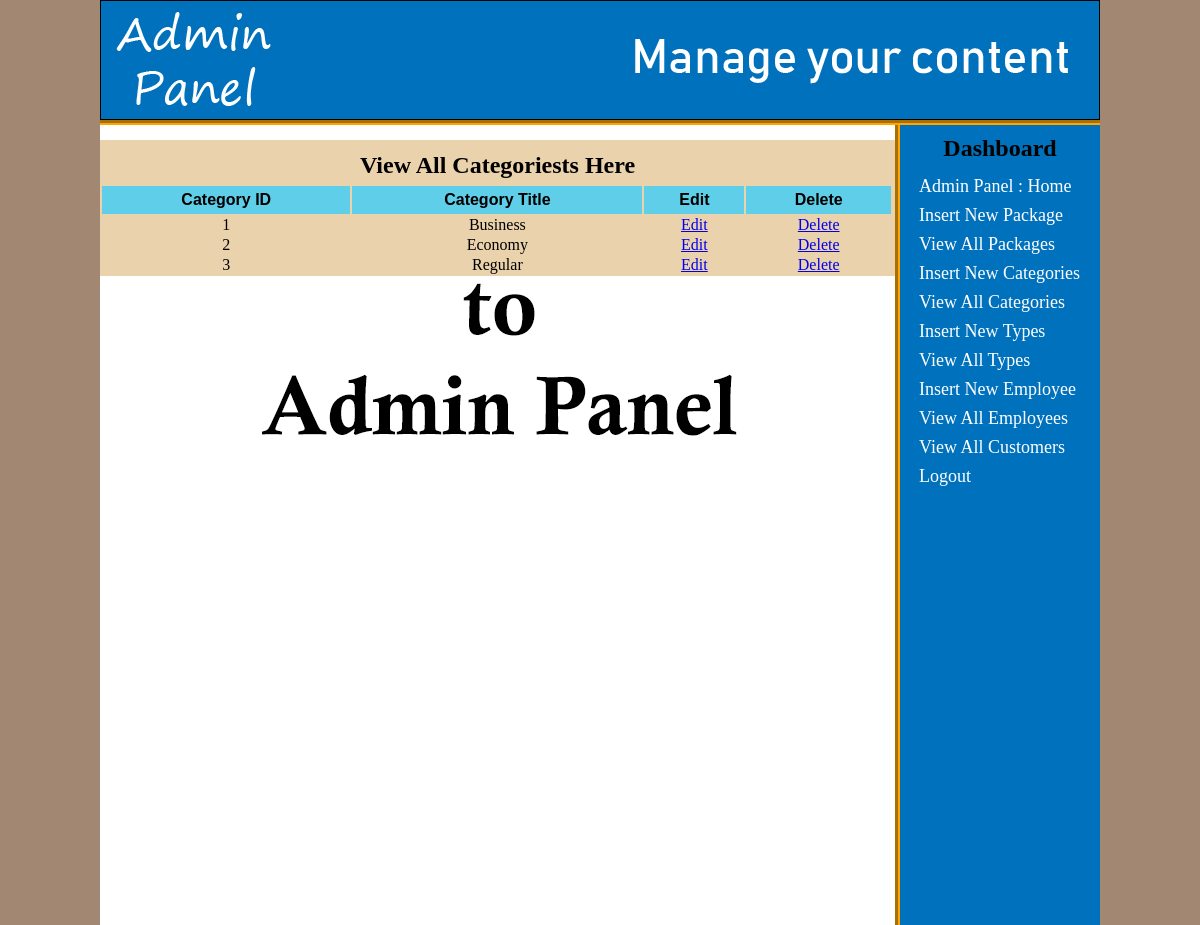
The app's page /admin_area/index.php?view_cats (signed in) with its own data.
### tables this page shows
CREATE TABLE `categories` (
  `cat_id` int(100) NOT NULL,
  `cat_title` text NOT NULL
);

### admin_area/view_cats.php (the view, shortened to what this page needs)
<?php
if (!isset($_SESSION['user_email'])) {
    echo "<script>window.open('login.php?not_admin=You are not an Admin!','_self')</script>";
} else {
    ?>
    <!DOCTYPE html>
    <html lang="en">
    <head>
    </head>
    <body>
        <table width="795" align="center" bgcolor="#EAD2AC">
            <tr align="center">
                <td colspan="6"><h2 style="font-family: Cambria; margin-top: 10px; margin-bottom: 5px;">View All
                                                                                                        Categoriests
                                                                                                        Here</h2></td>
            </tr>
            <tr align="center" bgcolor="#5FCEE8">
                <th id="thfix">Category ID</th>
                <th id="thfix">Category Title</th>
                <th id="thfix">Edit</th>
                <th id="thfix">Delete</th>
            </tr>
            <?php
            include("includes/db.php");
            $get_cat = "select * from categories";
            $run_cat = mysqli_query($con, $get_cat);
            $i = 0;
            while ($row_cat = mysqli_fetch_array($run_cat)) {
                $cat_id = $row_cat['cat_id'];
                $cat_title = $row_cat['cat_title'];
                $i++;
                ?>
                <tr align="center">
                    <td><?php echo $i; ?></td>
                    <td><?php echo $cat_title; ?></td>
                    <td><a href="index.php?edit_cat=<?php echo $cat_id; ?>">Edit</a></td>
                    <td><a href="delete_cat.php?delete_cat=<?php echo $cat_id; ?>">Delete</a></td>
                </tr>
                <?php
            }
            ?>
        </table>
    </body>
    </html>
    <?php
}
?>

### admin_area/styles/style.css (style rules this page uses)
html, body, div, span, applet, object, iframe, h1, h2, h3, h4, h5, h6, p, blockquote, pre, a, abbr, acronym, address, big, cite, code, del, dfn, em, img, ins, kbd, q, s, samp, small, strike, strong, sub, sup, tt, var, b, u, i, center, dl, dt, dd, ol, ul, li, fieldset, form, label, legend, table, caption, tbody, tfoot, thead, tr, th, td, article, aside, canvas, details, embed, figure, figcaption, footer, header, hgroup, menu, nav, output, ruby, section, summary, time, mark, audio, video { margin: 0; padding: 0; border: 0; vertical-align: baseline; }
body { background: #A28872; }

### admin_area/view_cats.php (style rules this page uses)
#thfix { font-family: sans-serif; padding: 5px; }

### records on screen
categories: cat_title "Business"
categories: cat_title "Economy"
categories: cat_title "Regular"
